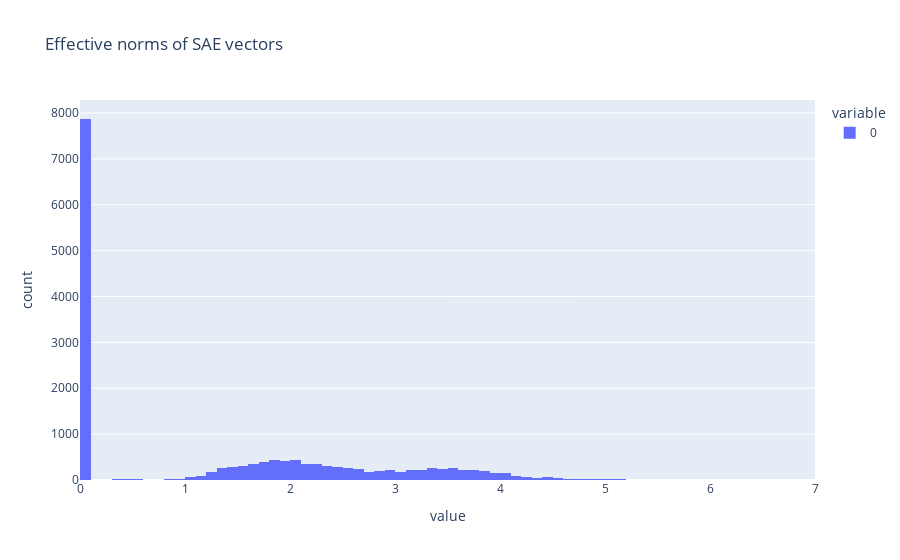

Notebook code cell kept with this figure:
### Code cell
# random sae vector

# but first, we need to look at effective norms of sae vectors
# effective norm is enc norm * dec norm

print(sae6.W_enc.norm(dim=0).shape)
print(sae6.W_dec.norm(dim=1).shape)

sae_norms = sae6.W_enc.norm(dim=0) * sae6.W_dec.norm(dim=1)

px.histogram(sae_norms.cpu().numpy(), title="Effective norms of SAE vectors").show()

### Figure 1 — Plotly figure (JSON) as saved in the notebook; plotly's stock layout.template omitted (floating-point values rounded to 4 significant figures; data arrays with more than 128 entries replaced by an {"elided": "..."} marker saying what was removed)
{"data": [{"alignmentgroup": "True", "bingroup": "x", "hovertemplate": "variable=0<br>value=%{x}<br>count=%{y}<extra></extra>", "legendgroup": "0", "marker": {"color": "#636efa", "pattern": {"shape": ""}}, "name": "0", "offsetgroup": "0", "orientation": "v", "showlegend": true, "type": "histogram", "x": {"elided": "16384 float values"}, "xaxis": "x", "yaxis": "y"}], "layout": {"barmode": "relative", "legend": {"title": {"text": "variable"}, "tracegroupgap": 0}, "title": {"text": "Effective norms of SAE vectors"}, "xaxis": {"anchor": "y", "domain": [0, 1], "title": {"text": "value"}}, "yaxis": {"anchor": "x", "domain": [0, 1], "title": {"text": "count"}}}}
